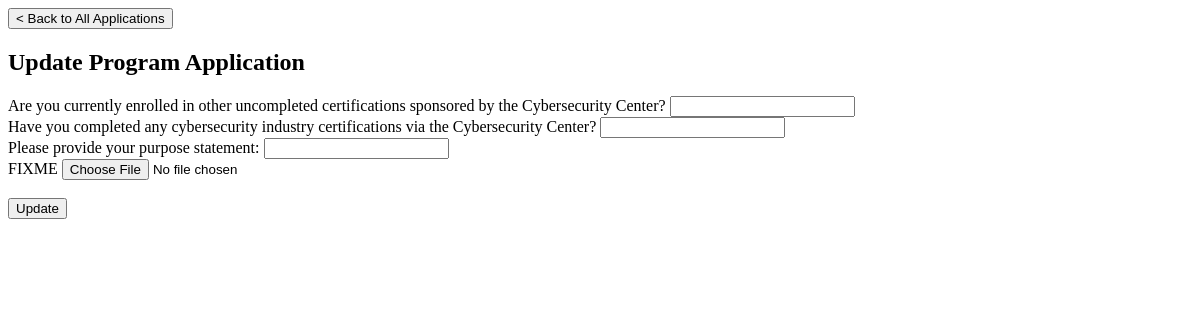
The page /update_program_app/3 on the database as committed earlier.
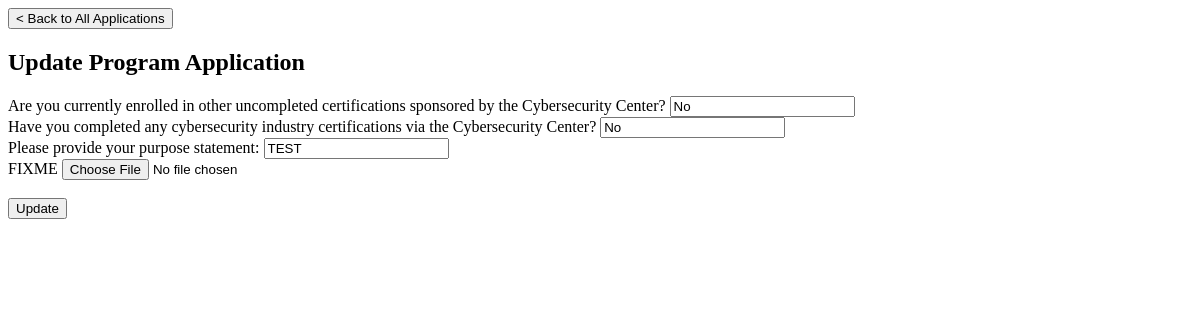
The same page on the database as committed later.
### tables this page shows
CREATE TABLE Application (
                    app_num INTEGER PRIMARY KEY AUTOINCREMENT,
                    program_num INTEGER,
                    UIN INTEGER,
                    uncom_cert TEXT,
                    com_cert TEXT,
                    purpose_statement TEXT,
                    FOREIGN KEY(program_num) REFERENCES Programs(program_num),
                    FOREIGN KEY(UIN) REFERENCES College_students(UIN)
                    );

### app.py (the view)
@app.route('/update_program_app/<int:app_num>')
def load_update_appl_page(app_num):
    conn = get_db_connection()
    app = conn.execute("SELECT * FROM Application WHERE APP_NUM = ?", (app_num, )).fetchone()
    conn.close();
    return render_template("update_program_app.html", app=app)

### db.py (called while the page is built)
def get_db_connection():
    conn = sqlite3.connect('database.db')
    conn.row_factory = sqlite3.Row
    return conn

### templates/update_program_app.html (shortened to what this page needs)
<!DOCTYPE html>
<html lang="en">
<head>
  <link rel="stylesheet" href="../static/program_application.css">
</head>
<body>
  <a class="back_button" href="{{url_for('application_review')}}">
    <button>< Back to All Applications</button>
  </a>
  <h2>Update Program Application</h2>
  <form action="{{ url_for('update_application') }}" method="POST">
    <div class="form-group">
      <label for="uncom_cert">Are you currently enrolled in other uncompleted certifications sponsored by the Cybersecurity Center?</label>
      <input id="uncom_cert" name="uncom_cert" type="text" value="{{ app.uncom_cert }}">
    </div>
    <div class="form-group">
      <label for="com_cert">Have you completed any cybersecurity industry certifications via the Cybersecurity Center?</label>
      <input id="com_cert" name="com_cert" type="text" value="{{ app.com_cert }}">
    </div>
    <div class="form-group">
      <label for="purpose_statement">Please provide your purpose statement: </label>
      <input id="purpose_statement" name="purpose_statement" type="text" value="{{ app.purpose_statement }}">
    </div>
    <div class="form-group">
      <label>FIXME</label>
      <input type="file">
    </div>
    <br>
    <div class="form-group">
      <button id="apply-button" type="submit">Update</button>
    </div>
  </form>
</body>
</html>

Rows that differ between the two databases and show on the page:
added Application: uncom_cert "No", com_cert "No", purpose_statement "TEST"
